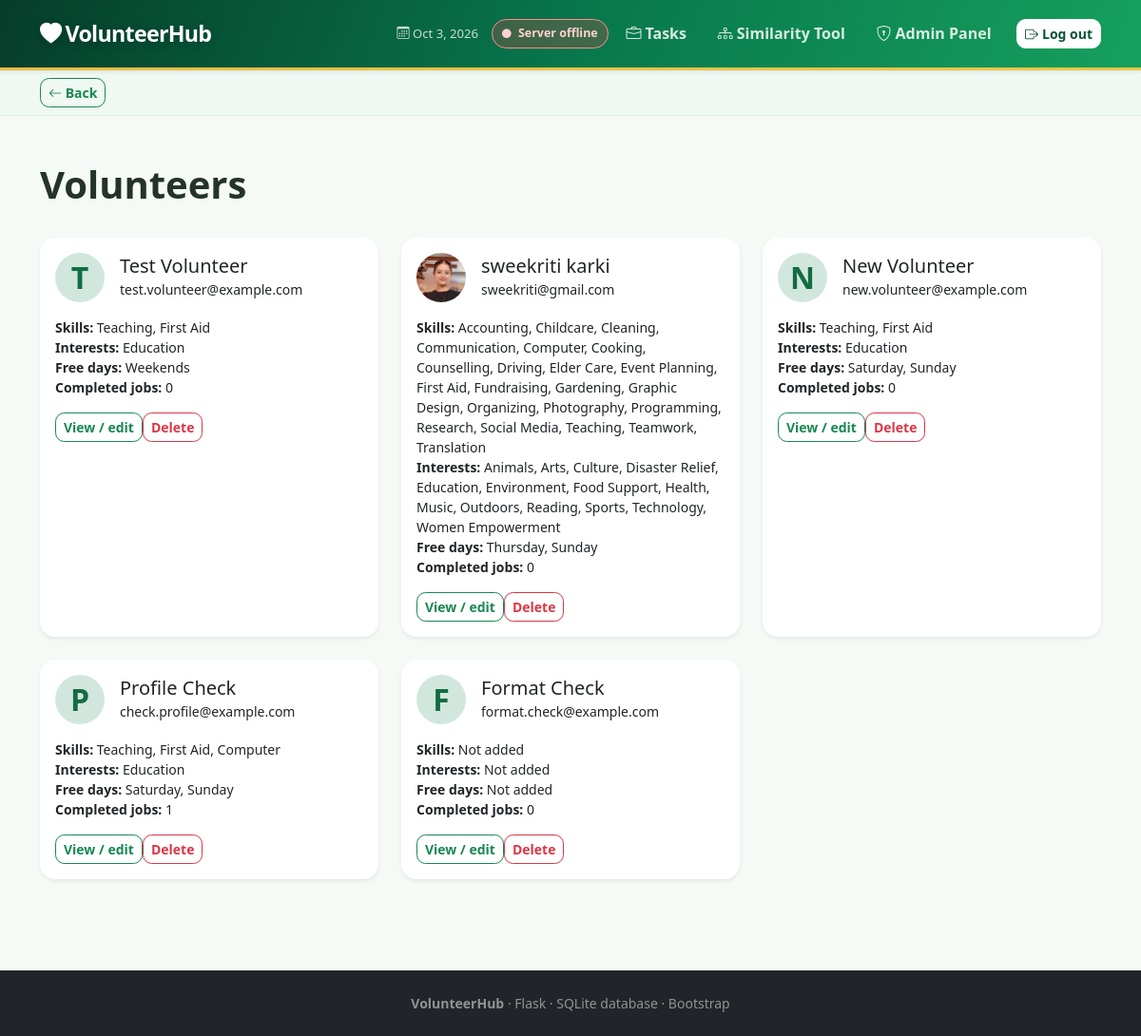
Screenshot of /admin/volunteers (signed in) with the database file from the repository.
### tables this page shows
CREATE TABLE users (id INTEGER PRIMARY KEY AUTOINCREMENT, name TEXT NOT NULL, email TEXT NOT NULL UNIQUE, password TEXT NOT NULL, role TEXT NOT NULL DEFAULT 'volunteer', date_of_birth TEXT);

### app.py (the view)
@app.route("/admin/volunteers")
@require("admin")
def manage_volunteers():
    rows=db().execute("SELECT users.*,volunteer_profiles.skills,volunteer_profiles.interests,volunteer_profiles.availability,volunteer_profiles.location,volunteer_profiles.photo_filename,SUM(CASE WHEN applications.status='Completed' THEN 1 ELSE 0 END) completed_count FROM users LEFT JOIN volunteer_profiles ON users.id=volunteer_profiles.user_id LEFT JOIN applications ON users.id=applications.volunteer_id WHERE users.role='volunteer' GROUP BY users.id").fetchall(); return render_template("manage_volunteers.html",volunteers=rows)

### app.py (called while the page is built)
def db():
    if "db" not in g:
        g.db=sqlite3.connect(app.config["DATABASE"]); g.db.row_factory=sqlite3.Row
    return g.db

@app.teardown_appcontext
def close(error=None):
    if g.get("db"): g.db.close()

def require(*roles):
    def deco(view):
        @wraps(view)
        def wrapped(*args,**kwargs):
            if "user_id" not in session: return redirect(url_for("login"))
            if roles and session.get("role") not in roles: flash("You do not have permission for this page.","danger"); return redirect(url_for("home"))
            return view(*args,**kwargs)
        return wrapped
    return deco

@app.context_processor
def nav():
    photo=None
    if session.get("role")=="volunteer":
        row=db().execute("SELECT photo_filename FROM volunteer_profiles WHERE user_id=?",(session["user_id"],)).fetchone(); photo=row["photo_filename"].replace("uploads/","") if row and row["photo_filename"] else None
    return {"nav_photo":photo,"unread_notifications":0}

### templates/manage_volunteers.html
{% extends 'base.html' %}{% block content %}<div class="container py-5"><h1 class="fw-bold">Volunteers</h1><div class="row g-4 mt-1">{% for v in volunteers %}<div class="col-md-6 col-xl-4"><div class="card h-100 border-0 shadow-sm"><div class="card-body"><div class="d-flex align-items-center gap-3 mb-3">{% if v.photo_filename %}<img class="small-avatar" src="{{url_for('static',filename='uploads/' + v.photo_filename)}}" alt="{{v.name}}">{% else %}<div class="small-avatar placeholder-avatar">{{v.name[0]}}</div>{% endif %}<div><h5 class="mb-0">{{v.name}}</h5><small>{{v.email}}</small></div></div><p class="small"><b>Skills:</b> {{v.skills or 'Not added'}}<br><b>Interests:</b> {{v.interests or 'Not added'}}<br><b>Free days:</b> {{v.availability or 'Not added'}}<br><b>Completed jobs:</b> {{v.completed_count}}</p><a class="btn btn-outline-success btn-sm" href="{{url_for('edit_volunteer',volunteer_id=v.id)}}">View / edit</a><form class="d-inline" method="post" action="{{url_for('delete_volunteer',volunteer_id=v.id)}}" onsubmit="return confirm('Delete this volunteer and their records?')"><button class="btn btn-outline-danger btn-sm">Delete</button></form></div></div></div>{% else %}<p class="text-muted">No volunteers registered yet.</p>{% endfor %}</div></div>{% endblock %}

### static/css/style.css (style rules this page uses)
body { background: #f6faf7; color: #24332a; }
.card { border-radius: 1rem; transition: transform .2s ease, box-shadow .2s ease; }
.small-avatar { width: 52px; height: 52px; object-fit: cover; border-radius: 50%; }
.placeholder-avatar { display: inline-flex; align-items: center; justify-content: center; background: #d1e7dd; color: #146c43; font-weight: bold; font-size: 2rem; }
.btn { border-radius: .6rem; font-weight: 600; }

### rows the page displays
users: name "T", name "Test Volunteer", email "test.volunteer@example.com", skills "Teaching, First Aid", interests "Education", availability "Weekends", completed_count "0"
users: name "sweekriti karki", email "sweekriti@gmail.com", skills "Accounting, Childcare, Cleaning, Communication, Computer, Cooking, Counselling, Driving, Elder Care, Event Planning, First Aid, Fundraising, Gardening, Graphic Design, Organizing, Photography, Programming, Research, Social Media, Teaching, Teamwork, Translation", interests "Animals, Arts, Culture, Disaster Relief, Education, Environment, Food Support, Health, Music, Outdoors, Reading, Sports, Technology, Women Empowerment", availability "Thursday, Sunday", completed_count "0"
users: name "N", name "New Volunteer", email "new.volunteer@example.com", skills "Teaching, First Aid", interests "Education", availability "Saturday, Sunday", completed_count "0"
users: name "P", name "Profile Check", email "check.profile@example.com", skills "Teaching, First Aid, Computer", interests "Education", availability "Saturday, Sunday", completed_count "1"
users: name "F", name "Format Check", email "format.check@example.com", skills "Not added", interests "Not added", availability "Not added", completed_count "0"
